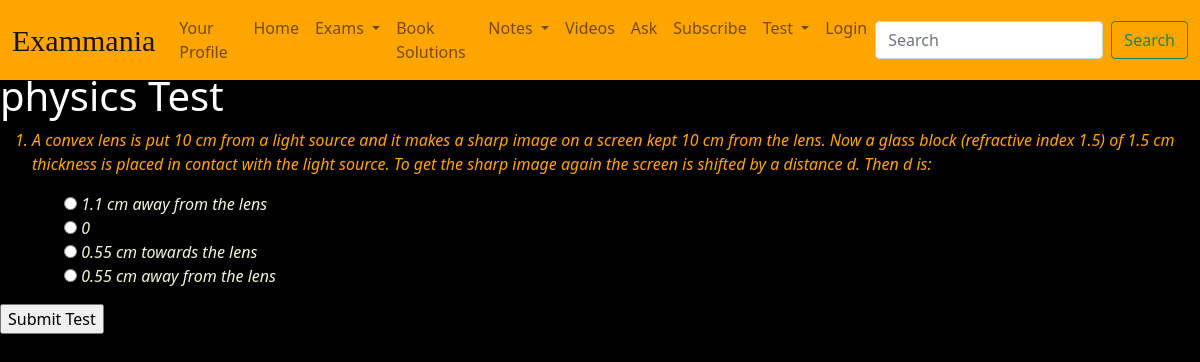
The app's page /home/test/physics/1/ with its own data.
### main/models.py (models this page shows, shortened)
class ExamQuestion(models.Model):
    DIFFICULTY_CHOICES = (
        ('easy', 'Easy'),
        ('medium', 'Medium'),
        ('hard', 'Hard'),
    )
    SUBJECT_CHOICES=(
        ('physics', 'Physics'),
        ('chemistry', 'Chemistry'),
        ('math', 'Math'),
    )
    body= models.TextField(unique=True)
    answer= models.TextField(default=None)
    options= models.ManyToManyField(ExamQuestionOptions, related_name="options")
    correct_options = models.ManyToManyField(ExamQuestionOptions, related_name="correct_options")
    subject= models.CharField(max_length=25, choices=SUBJECT_CHOICES, default='physics')
    difficulty_level= models.CharField(max_length=20, choices=DIFFICULTY_CHOICES, default='medium')

class ExamQuestionOptions(models.Model):
    content= models.TextField(unique=True)

### main/views.py (the view)
# urls.py: path('test/<str:subject>/<str:question_ids>/', views.test_page, name='test_page'),
def test_page(request, subject, question_ids):
    question_ids = [int(id) for id in question_ids.split(',')]
    questions = ExamQuestion.objects.filter(id__in=question_ids)
    context = {
        'subject': subject,
        'question_ids': question_ids,
        'questions': questions,
    }
    return render(request, 'main/test.html', context)

### templates/main/test.html (shortened to what this page needs)
{% extends 'main/base.html' %}
{% block body %}
<h1>{{ subject }} Test</h1>
<form method="post" action="{% url 'main:submit_test' %}?question_ids={{ question_ids|join:',' }}">
    <ol>
        {% for question in questions %}
        <li style="font-style: italic;color:orange;font-size: 1em;">
            {{ question.body }}
            <ul class="mt-3 mb-2" style="list-style: none;">
                {% for option in question.options.all %}
                <li style="color:beige">
                    <input type="radio" name="question_{{ question.id }}" value="{{ option.id }}">
                    {{ option.content }}
                </li>
                {% endfor %}
            </ul>
        </li>
        {% endfor %}
    </ol>
    <input type="submit" value="Submit Test">
</form>
{% endblock %}

### main/static/main/css/base.css (style rules this page uses)
body { background-color: black; color: white; }

### templates/main/base.html (style rules this page uses)
body { background-image: url(/static/main/images/darkened.png); background-attachment: fixed; background-position: center; background-size: cover; }

### records on screen
ExamQuestion: subject "physics", body "A convex lens is put 10 cm from a light source and it makes a sharp image on a screen kept 10 cm from the lens. Now a glass block (refractive index 1.5) of 1.5 cm thickness is placed in contact with the light source. To get the sharp image again the screen is shifted by a distance d. Then d is:"
ExamQuestionOptions: content "1.1 cm away from the lens"
ExamQuestionOptions: content "0"
ExamQuestionOptions: content "0.55 cm towards the lens"
ExamQuestionOptions: content "0.55 cm away from the lens"
